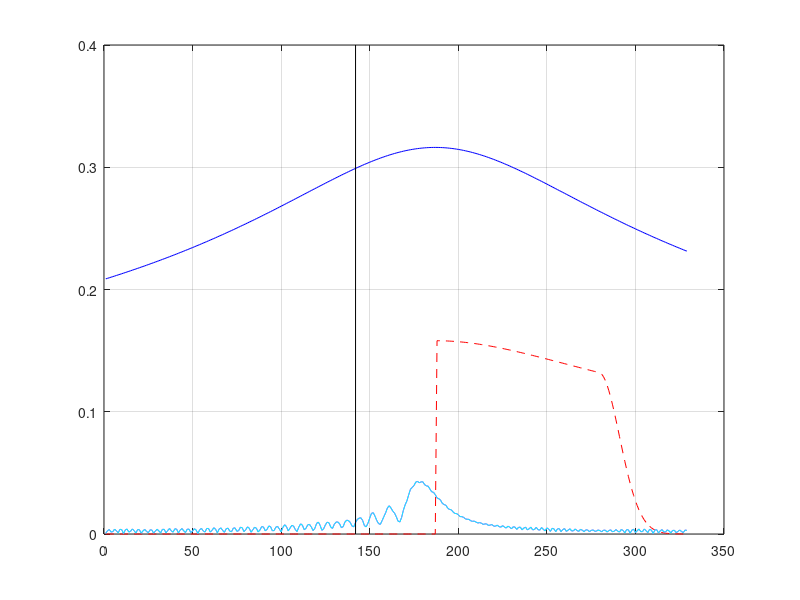

Here is the MATLAB script that generated this plot:
function PO_MM9
% JE Berg PO propagation - FFT
% (c) Patrick Eggers 2008

close all
clear all

%%%%% Scenario setting %%%%%%%%%%%%%%%%%
f=900*10^6;
c=3*10^8;
lambda=c/f;
k=2*pi/lambda;
delta_y=lambda/3 %screen aperture resolution
delta_x=10; % screen spacing
eps=0.01; % acceptable field error pertubation.. look out , too small blows up array sizes
%% define your height of screen
h_screen=5;
%% choose angle of incidence, start w 0
alpha=(0/360)*2*pi; % in radians
r_tx=10; % transmitter/source speration to 1st screen edge
E0=10; %start field strength

N=2; %last screen

%%%%%%%%%% procedure %%%%%%%%%%%%%%

%1 determine array size  ny . remember Fresnel zone, terminator/neutraliser ..
%what else wrt FFT to think of??
%walfisch & bertoni truncation paramters
yc=N*delta_x*tan(alpha) + sqrt(N*lambda*delta_x/(2*pi*eps))*sec(alpha)
w=sqrt(lambda*delta_x)
ny=round(100) %modifiy .. how many lambda or meters??/delta_y /// yc + 3W + how deep times 2
ny= round(2*yc/delta_y + 6*w/delta_y + h_screen/delta_y);

%1a set ky , i..e space frequency variable, what range does it have and
%why?, what units?
nyy=0; %try to vary this .. what happens why? .. what should it be?
ky=(((1:ny)-nyy)/ny).*2*pi/delta_y; 

red_zone= yc+3*w

%2 initiate arrays
E(1,:)=zeros(size(ky));
%% now fill in the start field over 1st screen following JE Berg
% remember field array above screen is in a plane.. map the cyl. field to
% this plane. Also remember = 0 at/below screen

% Height of the Source
H= (h_screen + tan(alpha)*r_tx) + red_zone;
% Distance from source
r(1:ny)= sqrt( (H -[1:ny].*delta_y).^2 + (r_tx)^2);
% Initial Field
E(1,:)=1./(r.^0.5) .* exp(-i*k.*r);
% E(1,:)=1;

plot(abs(E(1,:)),'-b');
hold on; grid on

%3 condition array before FFT.. what do you do here?
% We truncate and slowly kill (Neutralizer)
E(1,1:round(h_screen/delta_y + red_zone/delta_y))=0;
y= 0:delta_y:red_zone;
length(y)
length(E(1,end-length(y)+1:end))

E(1,end+1-length(y):end)=E(1,end+1-length(y):end).*neutraliser(y,yc,w);
plot(abs(E(1,:)),'--r')



%4 FFT of the E field 1st screen 
E(1,:)=fft(E(1,:),ny);


%5 propagator
w_prop=exp(-((ky.^2-k.^2).^0.5) * delta_x); % why not as in paper : ky^2<=k^2 vs ky^2>k^2 ???

%6 multiply and inverse FFT
E(2,:)=ifft(w_prop.*E(1,:),ny);


%7 extract and plot results at position of last screen
%% identify index corresponiong to you angle of incidence/grazing incidence
plot(abs(E(2,:)),'-m')

%% map to total field dependency for 'true life' launched spherical  wave

plot(abs(E(2,:)),'-c')

1/delta_y
plot([red_zone/delta_y,red_zone/delta_y],[0,0.4],'k')

%what do observe wrt expected diffraction field?? - what does it indicate
%we might have to do?

hold off


%8 when this works (try differnt alpha and r_tx) .. try to to one more
%screen (and try to vary screen heights..1st all same , then different)

 
function [Neutral] = neutraliser(y,yc,w)
%from walfisch & bertoni
%y is array storing y coordinates
%yc is where soft transition starts to kick in
%factor 1/2 due to JE Berg
   Neutral=0.5*exp(-(y-yc).^2/w^2); % for yc<y<yc+3*w
   Neutral=(y<=(yc+3*w)).*Neutral; % 0 above neutralising zone
  Neutral=0.5*(y<yc)+(y>=yc).*Neutral; %(1->)1/2 below neutralising zone
  disp(length(Neutral))
 


